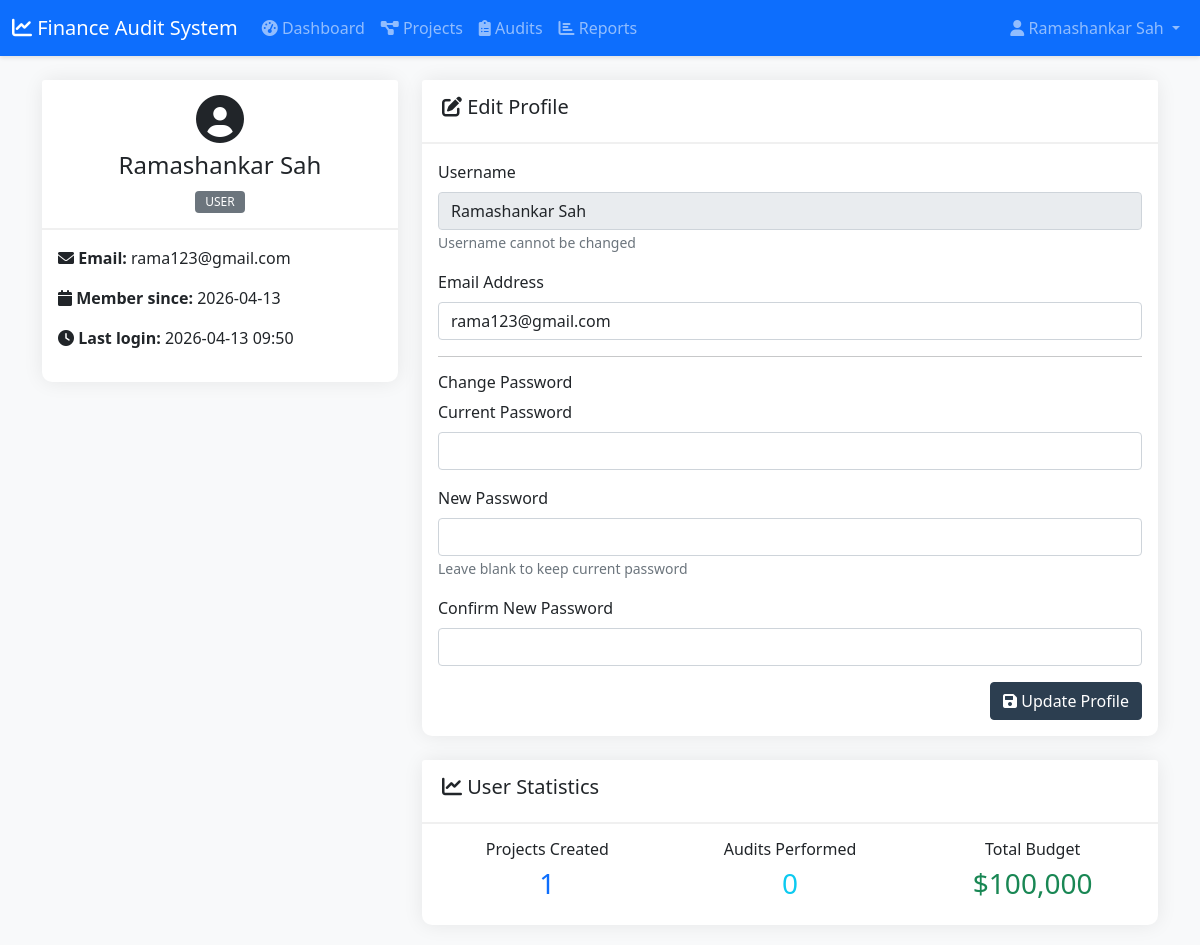
Screenshot of /profile (signed in) with the database file from the repository.
### models.py (models this page shows, shortened)
class User(UserMixin, db.Model):
    __tablename__ = 'users'
    id = db.Column(db.Integer, primary_key=True)
    username = db.Column(db.String(80), unique=True, nullable=False)
    email = db.Column(db.String(120), unique=True, nullable=False)
    password_hash = db.Column(db.String(200), nullable=False)
    role = db.Column(db.String(20), default='user')  # admin, auditor, user
    is_active = db.Column(db.Boolean, default=True)
    created_at = db.Column(db.DateTime, default=datetime.utcnow)
    last_login = db.Column(db.DateTime)
    projects = db.relationship('Project', backref='owner', lazy=True)
    audits = db.relationship('Audit', backref='auditor', lazy=True)

### routes.py (the view, shortened to what this page needs)
@main_bp.route('/profile', methods=['GET', 'POST'])
@login_required
def profile():
    return render_template('profile.html')

### app.py (called while the page is built)
def create_app():
    app = Flask(__name__)
    app.config.from_object('config.Config')
    os.makedirs(app.config['UPLOAD_FOLDER'], exist_ok=True)
    db.init_app(app)
    login_manager.init_app(app)
    @login_manager.user_loader
    def load_user(user_id):
        return User.query.get(int(user_id))
    from auth import auth_bp
    from routes import main_bp
    app.register_blueprint(auth_bp, url_prefix='/auth')
    app.register_blueprint(main_bp)
    with app.app_context():
        db.create_all()
        if not User.query.filter_by(username='admin').first():
            admin = User(username='admin', email='admin@example.com', role='admin')
            admin.set_password('admin123')
            db.session.add(admin)
            db.session.commit()
    return app

### templates/profile.html (shortened to what this page needs)
{% extends "base.html" %}
{% block content %}
<div class="row">
    <div class="col-md-4">
        <div class="card">
            <div class="card-header text-center">
                <i class="fas fa-user-circle fa-3x"></i>
                <h4 class="mt-2">{{ current_user.username }}</h4>
                <span class="badge bg-{{ 'primary' if current_user.role == 'admin' else 'secondary' }}">
                    {{ current_user.role|upper }}
                </span>
            </div>
            <div class="card-body">
                <p><strong><i class="fas fa-envelope"></i> Email:</strong> {{ current_user.email }}</p>
                <p><strong><i class="fas fa-calendar"></i> Member since:</strong> {{ current_user.created_at.strftime('%Y-%m-%d') }}</p>
                <p><strong><i class="fas fa-clock"></i> Last login:</strong> {{ current_user.last_login.strftime('%Y-%m-%d %H:%M') if current_user.last_login else 'Never' }}</p>
            </div>
        </div>
    </div>
    <div class="col-md-8">
        <div class="card">
            <div class="card-header">
                <h5><i class="fas fa-edit"></i> Edit Profile</h5>
            </div>
            <div class="card-body">
                <form method="POST">
                    <div class="mb-3">
                        <label for="username" class="form-label">Username</label>
                        <input type="text" class="form-control" id="username" value="{{ current_user.username }}" disabled>
                        <small class="text-muted">Username cannot be changed</small>
                    </div>
                    <div class="mb-3">
                        <label for="email" class="form-label">Email Address</label>
                        <input type="email" class="form-control" id="email" name="email" value="{{ current_user.email }}" required>
                    </div>
                    <hr>
                    <h6>Change Password</h6>
                    <div class="mb-3">
                        <label for="current_password" class="form-label">Current Password</label>
                        <input type="password" class="form-control" id="current_password" name="current_password">
                    </div>
                    <div class="mb-3">
                        <label for="new_password" class="form-label">New Password</label>
                        <input type="password" class="form-control" id="new_password" name="new_password">
                        <small class="text-muted">Leave blank to keep current password</small>
                    </div>
                    <div class="mb-3">
                        <label for="confirm_password" class="form-label">Confirm New Password</label>
                        <input type="password" class="form-control" id="confirm_password" name="confirm_password">
                    </div>
                    <div class="text-end">
                        <button type="submit" class="btn btn-primary">
                            <i class="fas fa-save"></i> Update Profile
                        </button>
                    </div>
                </form>
            </div>
        </div>
        <div class="card mt-4">
            <div class="card-header">
                <h5><i class="fas fa-chart-line"></i> User Statistics</h5>
            </div>
            <div class="card-body">
                <div class="row text-center">
                    <div class="col-md-4">
                        <h6>Projects Created</h6>
                        <h3 class="text-primary">{{ current_user.projects|length }}</h3>
                    </div>
                    <div class="col-md-4">
                        <h6>Audits Performed</h6>
                        <h3 class="text-info">{{ current_user.audits|length }}</h3>
                    </div>
                    <div class="col-md-4">
                        <h6>Total Budget</h6>
                        <h3 class="text-success">
                            ${{ "{:,.0f}".format(current_user.projects|sum(attribute='budget_amount')) }}
                        </h3>
                    </div>
                </div>
            </div>
        </div>
    </div>
</div>
{% endblock %}

### templates/base.html (shortened to what this page needs)
<!DOCTYPE html>
<html lang="en">
<head>
    <link href="https://cdn.jsdelivr.net/npm/bootstrap@5.1.3/dist/css/bootstrap.min.css" rel="stylesheet">
    <link href="https://cdnjs.cloudflare.com/ajax/libs/font-awesome/6.0.0/css/all.min.css" rel="stylesheet">
    <link href="{{ url_for('static', filename='css/style.css') }}" rel="stylesheet">
</head>
<body>
    {% if current_user.is_authenticated %}
    <nav class="navbar navbar-expand-lg navbar-dark bg-primary">
        <div class="container-fluid">
            <a class="navbar-brand" href="{{ url_for('main.dashboard') }}">
                <i class="fas fa-chart-line"></i> Finance Audit System
            </a>
            <div class="collapse navbar-collapse" id="navbarNav">
                <ul class="navbar-nav me-auto">
                    <li class="nav-item">
                        <a class="nav-link" href="{{ url_for('main.dashboard') }}">
                            <i class="fas fa-tachometer-alt"></i> Dashboard
                        </a>
                    </li>
                    <li class="nav-item">
                        <a class="nav-link" href="{{ url_for('main.projects') }}">
                            <i class="fas fa-project-diagram"></i> Projects
                        </a>
                    </li>
                    <li class="nav-item">
                        <a class="nav-link" href="{{ url_for('main.audits') }}">
                            <i class="fas fa-clipboard-list"></i> Audits
                        </a>
                    </li>
                    <li class="nav-item">
                        <a class="nav-link" href="{{ url_for('main.reports') }}">
                            <i class="fas fa-chart-bar"></i> Reports
                        </a>
                    </li>
                </ul>
                <ul class="navbar-nav">
                    <li class="nav-item dropdown">
                        <a class="nav-link dropdown-toggle" href="#" id="userDropdown" role="button" data-bs-toggle="dropdown">
                            <i class="fas fa-user"></i> {{ current_user.username }}
                        </a>
                    </li>
                </ul>
            </div>
        </div>
    </nav>
    {% endif %}
    <div class="container mt-4">
        {% block content %}{% endblock %}
    </div>
</body>
</html>

### static/css/style.css (style rules this page uses)
:root { --primary-color: #2c3e50; --secondary-color: #3498db; --success-color: #27ae60; --danger-color: #e74c3c; --warning-color: #f39c12; --info-color: #16a085; }
body { background-color: #f8f9fa; font-family: 'Segoe UI', Tahoma, Geneva, Verdana, sans-serif; }
.navbar { box-shadow: 0 2px 4px rgba(0,0,0,0.1); }
.card { border: none; border-radius: 10px; box-shadow: 0 0 20px rgba(0,0,0,0.08); margin-bottom: 20px; }
.card-header { background-color: #fff; border-bottom: 2px solid #f0f0f0; font-weight: 600; padding: 15px 20px; }
.btn-primary { background-color: var(--primary-color); border-color: var(--primary-color); }
.badge { padding: 5px 10px; font-weight: 500; }

### rows the page displays
User: username "Ramashankar Sah", role "USER", email "rama123@gmail.com", created_at "2026-04-13", last_login "2026-04-13 09:50"

### other values shown
{{ current_user.projects|length }} "1"
{{ current_user.audits|length }} "0"
{{ "{:,.0f}".format(current_user.projects|sum(attribute='budget_amount')) }} "100,000"
